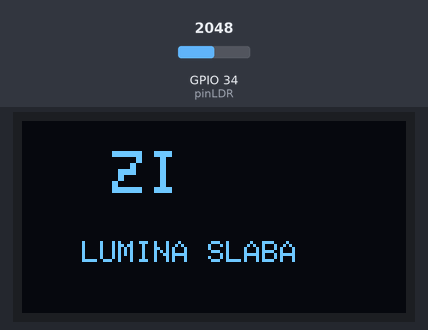
The sketch below on a simulated ESP32. Parts: 128×64 one-colour display. The test bench sets the inputs (shaded band); at power-on: GPIO 34 (pinLDR) = 2048. What the sketch prints to the serial monitor is not drawn.

Above: at 1.3 s.
1.4 s: GPIO 34 (pinLDR) set to 1552
2.9 s: GPIO 34 (pinLDR) set to 1461
At 4.4 s:
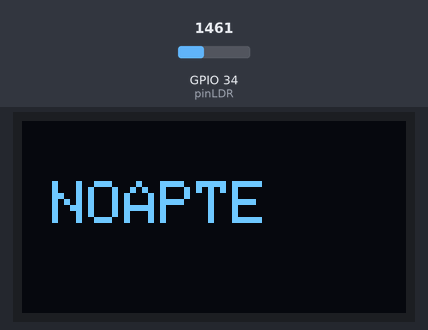
4.7 s: GPIO 34 (pinLDR) set to 3040
At 5.9 s:
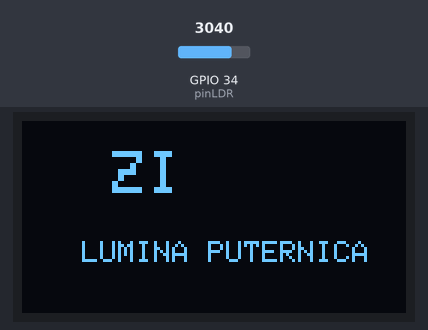
6.2 s: GPIO 34 (pinLDR) set to 2941
At 7.5 s:
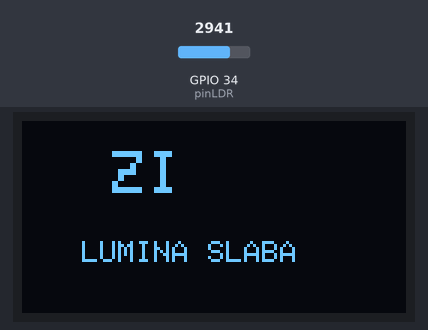
7.8 s: GPIO 34 (pinLDR) set to 3603
At 9.1 s:
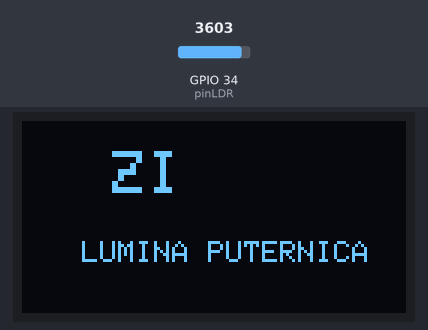
9.4 s: GPIO 34 (pinLDR) set to 2960
At 10.8 s:
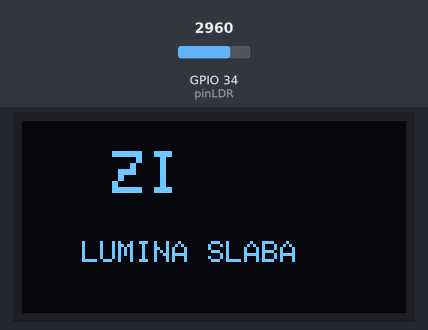
Timing chart, 0 to 12.0 s (numbered marks = the images above; inputs shaded):
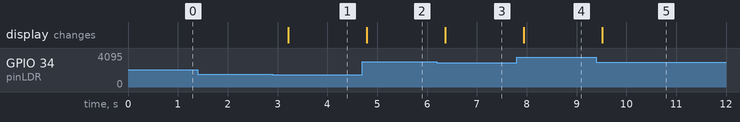

The sketch:

verificare_LDR.ino
```cpp
#include <Wire.h>
#include <Adafruit_SSD1306.h>
#include <Adafruit_GFX.h>

#define SCREEN_WIDTH 128
#define SCREEN_HEIGHT 64
#define OLED_RESET    -1
Adafruit_SSD1306 display(SCREEN_WIDTH, SCREEN_HEIGHT, &Wire, OLED_RESET);

const int pinLDR = 34;
const int pragNoapte = 1500;      // Sub această valoare e NOAPTE (lanterna stinsă)
const int pragLuminaSlaba = 3000; // Între pragNoapte și pragLuminaSlaba = lumină slabă
// Peste pragLuminaSlaba = lumină puternică

void setup() {
  Serial.begin(115200);
  display.begin(SSD1306_SWITCHCAPVCC, 0x3C);
  display.clearDisplay();
}

void loop() {
  int lum = analogRead(pinLDR);
  Serial.print("Valoare LDR: "); Serial.println(lum);

  display.clearDisplay();
  display.setTextSize(2);
  display.setTextColor(WHITE);

  if (lum < pragNoapte) {
    display.setCursor(10, 20);
    display.println("NOAPTE");
  } else {
    display.setCursor(30, 10);
    display.println("ZI");
    display.setTextSize(1);
    display.setCursor(20, 40);

    if (lum < pragLuminaSlaba) {
      display.println("LUMINA SLABA");
    } else {
      display.println("LUMINA PUTERNICA");
    }
  }
  display.display();
  delay(500);
}
```

Measured:
- the behaviour switches between 1500 and 1499 on GPIO 34 (pinLDR) (found by bisection; images 0 and 1)
- the behaviour switches between 3000 and 2999 on GPIO 34 (pinLDR) (found by bisection; images 2 and 3)
- after the input at 1.4 s, every drawn part: stays the same
- after the input at 2.9 s, the display: changes after 0.31 s (image 1)
- after the input at 4.7 s, the display: changes after 0.09 s (image 2)
- after the input at 6.2 s, the display: changes after 0.17 s (image 3)
- after the input at 7.8 s, the display: changes after 0.14 s (image 4)
- after the input at 9.4 s, the display: changes after 0.12 s (image 5)
